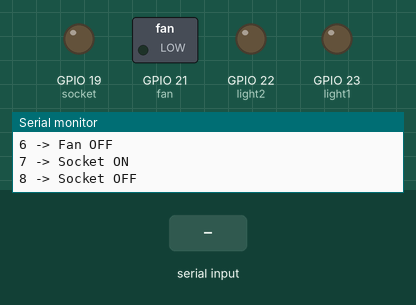
Bench run of a sketch on a simulated ESP32. Shown: switched loads named in the sketch (green lamp = pin HIGH), output pins drawn as LEDs (lit = HIGH), the last lines printed to the serial monitor. The test bench sets the inputs (shaded band).

Above: at 1.2 s.
1.3 s: "1" received over Serial
At 1.7 s:
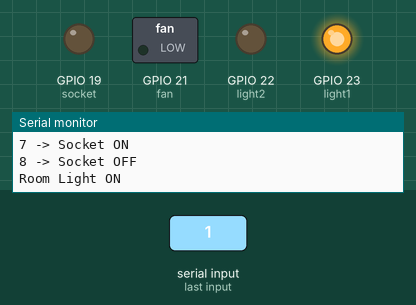
2.8 s: "3" received over Serial
At 4.0 s:
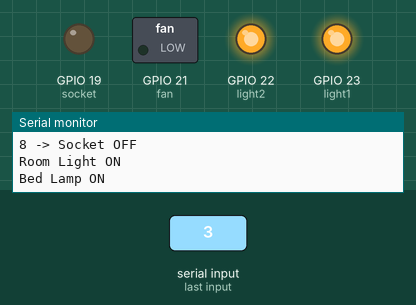
4.3 s: "2" received over Serial
At 5.1 s:
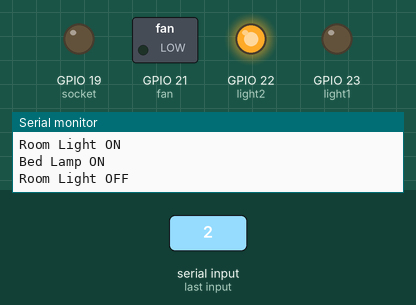
5.8 s: "5" received over Serial
At 6.3 s:
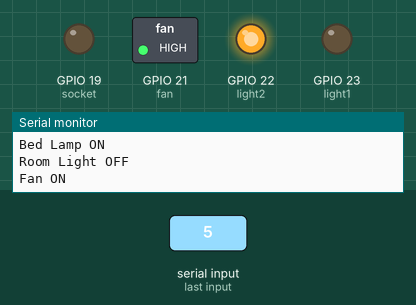
7.3 s: "4" received over Serial
At 8.5 s:
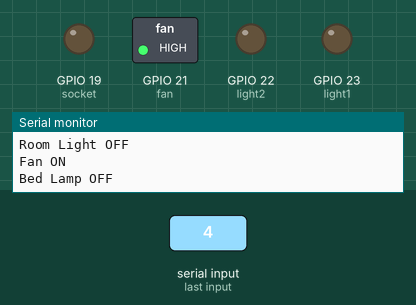
8.8 s: "7" received over Serial
At 9.8 s:
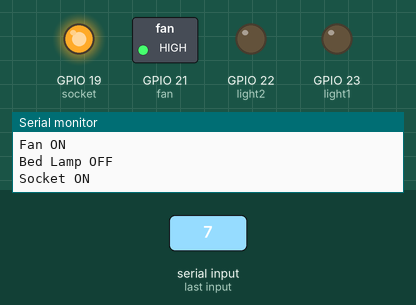
Timing chart, 0 to 11.3 s (numbered marks = the images above; inputs shaded):
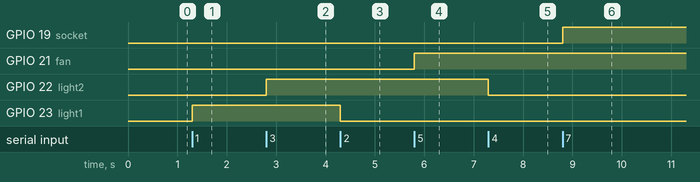

Measured:
- after the input at 1.3 s, GPIO 23 (light1): LOW → HIGH at once
- after the input at 2.8 s, GPIO 22 (light2): LOW → HIGH at once
- after the input at 4.3 s, GPIO 23 (light1): HIGH → LOW at once
- after the input at 5.8 s, GPIO 21 (fan): LOW → HIGH at once
- after the input at 7.3 s, GPIO 22 (light2): HIGH → LOW at once
- after the input at 8.8 s, GPIO 19 (socket): LOW → HIGH at once

The sketch:

Code.ino
```cpp
int light1 = 23;   // Red LED
int light2 = 22;   // Yellow LED
int fan = 21;      // Green LED
int socket = 19;   // Blue LED

void setup() {

  Serial.begin(115200);

  pinMode(light1, OUTPUT);
  pinMode(light2, OUTPUT);
  pinMode(fan, OUTPUT);
  pinMode(socket, OUTPUT);

  digitalWrite(light1, LOW);
  digitalWrite(light2, LOW);
  digitalWrite(fan, LOW);
  digitalWrite(socket, LOW);

  Serial.println("================================");
  Serial.println("HOME AUTOMATION VIA BLUETOOTH");
  Serial.println("ESP32 Simulation Started");
  Serial.println("================================");

  Serial.println("Commands:");
  Serial.println("1 -> Room Light ON");
  Serial.println("2 -> Room Light OFF");
  Serial.println("3 -> Bed Lamp ON");
  Serial.println("4 -> Bed Lamp OFF");
  Serial.println("5 -> Fan ON");
  Serial.println("6 -> Fan OFF");
  Serial.println("7 -> Socket ON");
  Serial.println("8 -> Socket OFF");
}

void loop() {

  if (Serial.available()) {

    char command = Serial.read();

    switch (command) {

      case '1':
        digitalWrite(light1, HIGH);
        Serial.println("Room Light ON");
        break;

      case '2':
        digitalWrite(light1, LOW);
        Serial.println("Room Light OFF");
        break;

      case '3':
        digitalWrite(light2, HIGH);
        Serial.println("Bed Lamp ON");
        break;

      case '4':
        digitalWrite(light2, LOW);
        Serial.println("Bed Lamp OFF");
        break;

      case '5':
        digitalWrite(fan, HIGH);
        Serial.println("Fan ON");
        break;

      case '6':
        digitalWrite(fan, LOW);
        Serial.println("Fan OFF");
        break;

      case '7':
        digitalWrite(socket, HIGH);
        Serial.println("Socket ON");
        break;

      case '8':
        digitalWrite(socket, LOW);
        Serial.println("Socket OFF");
        break;
    }
  }
}
```
